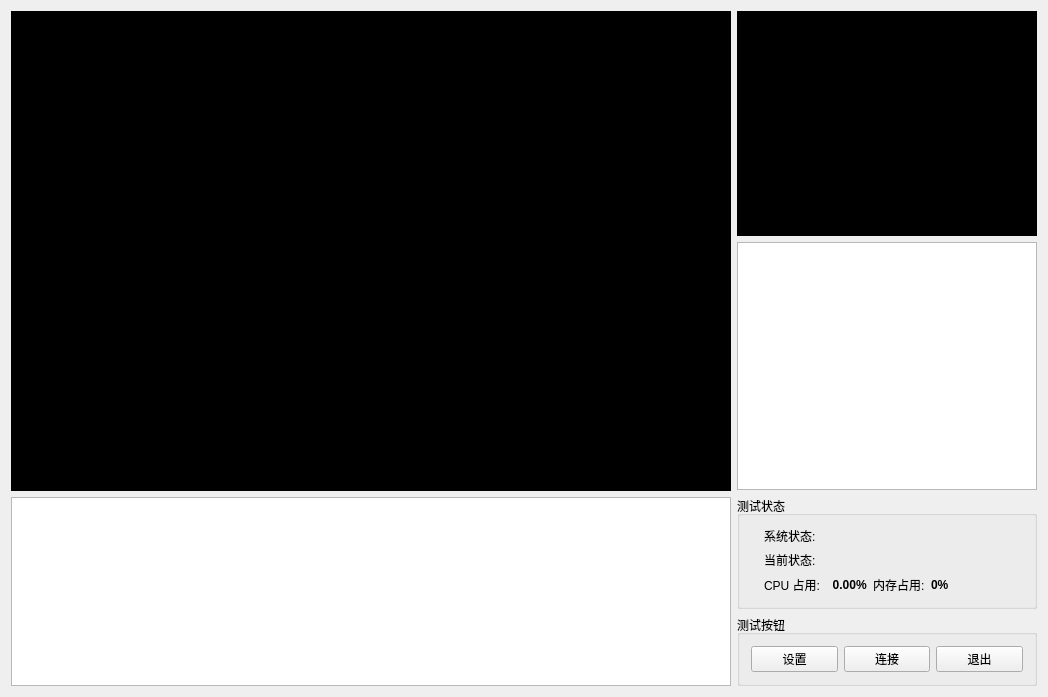
<?xml version="1.0" encoding="UTF-8"?>
<ui version="4.0">
 <class>MainDlgClass</class>
 <widget class="QWidget" name="MainDlgClass">
  <property name="geometry">
   <rect>
    <x>0</x>
    <y>0</y>
    <width>1011</width>
    <height>697</height>
   </rect>
  </property>
  <property name="windowTitle">
   <string>功能检测</string>
  </property>
  <layout class="QHBoxLayout" name="horizontalLayout_3">
   <item>
    <layout class="QVBoxLayout" name="verticalLayout_2">
     <item>
      <widget class="Dt::QLabelEx" name="imageLabel">
       <property name="sizePolicy">
        <sizepolicy hsizetype="Fixed" vsizetype="Fixed">
         <horstretch>0</horstretch>
         <verstretch>0</verstretch>
        </sizepolicy>
       </property>
       <property name="minimumSize">
        <size>
         <width>720</width>
         <height>480</height>
        </size>
       </property>
       <property name="styleSheet">
        <string notr="true">background-color: rgb(0, 0, 0);</string>
       </property>
       <property name="text">
        <string/>
       </property>
      </widget>
     </item>
     <item>
      <widget class="QListWidget" name="recordList"/>
     </item>
    </layout>
   </item>
   <item>
    <layout class="QVBoxLayout" name="verticalLayout">
     <item>
      <widget class="QLabel" name="resultLabel">
       <property name="font">
        <font>
         <pointsize>150</pointsize>
        </font>
       </property>
       <property name="styleSheet">
        <string notr="true">background-color: rgb(0, 0, 0);</string>
       </property>
       <property name="text">
        <string>NO</string>
       </property>
       <property name="alignment">
        <set>Qt::AlignCenter</set>
       </property>
      </widget>
     </item>
     <item>
      <widget class="QListWidget" name="resultList"/>
     </item>
     <item>
      <widget class="QGroupBox" name="groupBox_2">
       <property name="title">
        <string>测试状态</string>
       </property>
       <layout class="QVBoxLayout" name="verticalLayout_3">
        <item>
         <layout class="QHBoxLayout" name="horizontalLayout_4">
          <item>
           <widget class="QLabel" name="label">
            <property name="sizePolicy">
             <sizepolicy hsizetype="Fixed" vsizetype="Preferred">
              <horstretch>0</horstretch>
              <verstretch>0</verstretch>
             </sizepolicy>
            </property>
            <property name="autoFillBackground">
             <bool>false</bool>
            </property>
            <property name="frameShape">
             <enum>QFrame::NoFrame</enum>
            </property>
            <property name="text">
             <string/>
            </property>
            <property name="textFormat">
             <enum>Qt::AutoText</enum>
            </property>
            <property name="pixmap">
             <pixmap resource="../Resource.qrc">:/images/Resources/images/activity.ico</pixmap>
            </property>
            <property name="scaledContents">
             <bool>false</bool>
            </property>
           </widget>
          </item>
          <item>
           <widget class="QLabel" name="label_2">
            <property name="sizePolicy">
             <sizepolicy hsizetype="Fixed" vsizetype="Preferred">
              <horstretch>0</horstretch>
              <verstretch>0</verstretch>
             </sizepolicy>
            </property>
            <property name="font">
             <font>
              <pointsize>9</pointsize>
             </font>
            </property>
            <property name="text">
             <string>系统状态:</string>
            </property>
           </widget>
          </item>
          <item>
           <widget class="QLabel" name="systemLabel">
            <property name="text">
             <string/>
            </property>
           </widget>
          </item>
         </layout>
        </item>
        <item>
         <layout class="QHBoxLayout" name="horizontalLayout_2">
          <item>
           <widget class="QLabel" name="label_4">
            <property name="sizePolicy">
             <sizepolicy hsizetype="Fixed" vsizetype="Preferred">
              <horstretch>0</horstretch>
              <verstretch>0</verstretch>
             </sizepolicy>
            </property>
            <property name="text">
             <string/>
            </property>
            <property name="pixmap">
             <pixmap resource="../Resource.qrc">:/images/Resources/images/dash.ico</pixmap>
            </property>
           </widget>
          </item>
          <item>
           <widget class="QLabel" name="label_3">
            <property name="sizePolicy">
             <sizepolicy hsizetype="Fixed" vsizetype="Preferred">
              <horstretch>0</horstretch>
              <verstretch>0</verstretch>
             </sizepolicy>
            </property>
            <property name="text">
             <string>当前状态:</string>
            </property>
           </widget>
          </item>
          <item>
           <widget class="QLabel" name="statusLabel">
            <property name="text">
             <string/>
            </property>
           </widget>
          </item>
         </layout>
        </item>
        <item>
         <layout class="QHBoxLayout" name="horizontalLayout_6">
          <item>
           <widget class="QLabel" name="label_7">
            <property name="sizePolicy">
             <sizepolicy hsizetype="Fixed" vsizetype="Preferred">
              <horstretch>0</horstretch>
              <verstretch>0</verstretch>
             </sizepolicy>
            </property>
            <property name="text">
             <string/>
            </property>
            <property name="pixmap">
             <pixmap resource="../Resource.qrc">:/images/Resources/images/monitor.ico</pixmap>
            </property>
           </widget>
          </item>
          <item>
           <widget class="QLabel" name="label_6">
            <property name="sizePolicy">
             <sizepolicy hsizetype="Fixed" vsizetype="Preferred">
              <horstretch>0</horstretch>
              <verstretch>0</verstretch>
             </sizepolicy>
            </property>
            <property name="text">
             <string>CPU 占用:</string>
            </property>
           </widget>
          </item>
          <item>
           <widget class="QLabel" name="cpuLabel">
            <property name="sizePolicy">
             <sizepolicy hsizetype="Fixed" vsizetype="Preferred">
              <horstretch>0</horstretch>
              <verstretch>0</verstretch>
             </sizepolicy>
            </property>
            <property name="font">
             <font>
              <pointsize>9</pointsize>
              <weight>75</weight>
              <italic>false</italic>
              <bold>true</bold>
             </font>
            </property>
            <property name="text">
             <string>  0.00%</string>
            </property>
           </widget>
          </item>
          <item>
           <widget class="QLabel" name="label_5">
            <property name="sizePolicy">
             <sizepolicy hsizetype="Fixed" vsizetype="Preferred">
              <horstretch>0</horstretch>
              <verstretch>0</verstretch>
             </sizepolicy>
            </property>
            <property name="text">
             <string>内存占用:</string>
            </property>
           </widget>
          </item>
          <item>
           <widget class="QLabel" name="memLabel">
            <property name="font">
             <font>
              <weight>75</weight>
              <italic>false</italic>
              <bold>true</bold>
             </font>
            </property>
            <property name="text">
             <string>0%</string>
            </property>
           </widget>
          </item>
          <item>
           <spacer name="horizontalSpacer">
            <property name="orientation">
             <enum>Qt::Horizontal</enum>
            </property>
            <property name="sizeType">
             <enum>QSizePolicy::Preferred</enum>
            </property>
            <property name="sizeHint" stdset="0">
             <size>
              <width>40</width>
              <height>20</height>
             </size>
            </property>
           </spacer>
          </item>
         </layout>
        </item>
       </layout>
      </widget>
     </item>
     <item>
      <widget class="QGroupBox" name="groupBox">
       <property name="title">
        <string>测试按钮</string>
       </property>
       <layout class="QHBoxLayout" name="horizontalLayout">
        <item>
         <widget class="QPushButton" name="settingButton">
          <property name="text">
           <string>设置</string>
          </property>
          <property name="icon">
           <iconset resource="../Resource.qrc">
            <normaloff>:/images/Resources/images/setting.ico</normaloff>:/images/Resources/images/setting.ico</iconset>
          </property>
         </widget>
        </item>
        <item>
         <widget class="QPushButton" name="connectButton">
          <property name="text">
           <string>连接</string>
          </property>
          <property name="icon">
           <iconset resource="../Resource.qrc">
            <normaloff>:/images/Resources/images/connect.ico</normaloff>:/images/Resources/images/connect.ico</iconset>
          </property>
         </widget>
        </item>
        <item>
         <widget class="QPushButton" name="exitButton">
          <property name="text">
           <string>退出</string>
          </property>
          <property name="icon">
           <iconset resource="../Resource.qrc">
            <normaloff>:/images/Resources/images/exit.ico</normaloff>:/images/Resources/images/exit.ico</iconset>
          </property>
         </widget>
        </item>
       </layout>
      </widget>
     </item>
    </layout>
   </item>
   <item>
    <spacer name="horizontalSpacer_2">
     <property name="orientation">
      <enum>Qt::Horizontal</enum>
     </property>
     <property name="sizeType">
      <enum>QSizePolicy::Minimum</enum>
     </property>
     <property name="sizeHint" stdset="0">
      <size>
       <width>0</width>
       <height>20</height>
      </size>
     </property>
    </spacer>
   </item>
  </layout>
 </widget>
 <layoutdefault spacing="6" margin="11"/>
 <customwidgets>
  <customwidget>
   <class>Dt::QLabelEx</class>
   <extends>QLabel</extends>
   <header>../Control/QLabelEx.h</header>
  </customwidget>
 </customwidgets>
 <resources>
  <include location="../Resource.qrc"/>
  <include location="../Resource.qrc"/>
 </resources>
 <connections/>
</ui>
